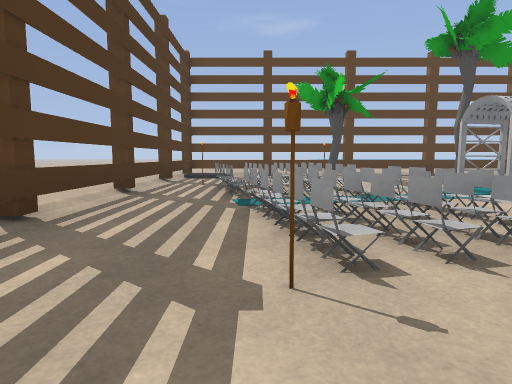
view 1 (above)

24 first-person views from a walk through a 3-D level made in the Godot game engine. The camera is 1.4 m above the floor, tilts 6° down and sees 75° across. The floor is counted in squares, 2 m on a side. Each view is taken from the middle of a square. On the plan, view 1 faces up. The plan holds only what a view shows up to about 10 squares ahead; the rest is blank. The place goes on beyond the plan. Characters and animated objects are left out. Surface patterns are stand-ins for the level's own textures.

view 2
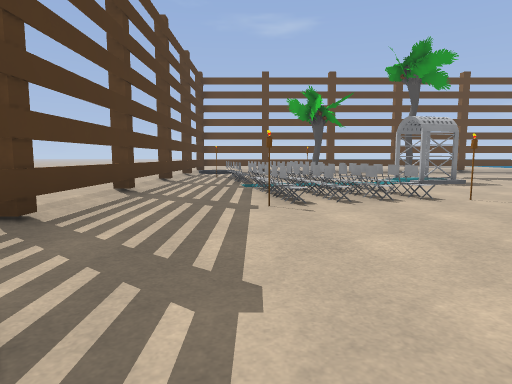

view 3
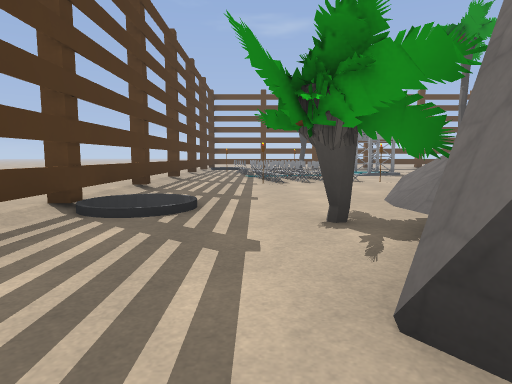

view 4
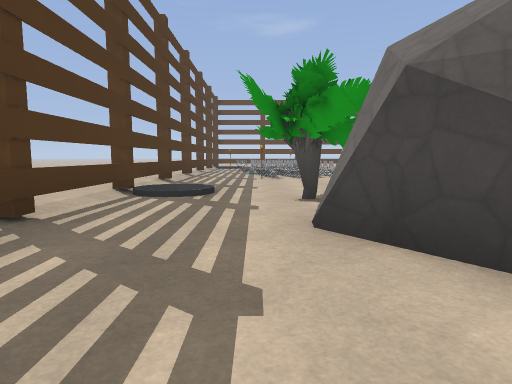

view 5
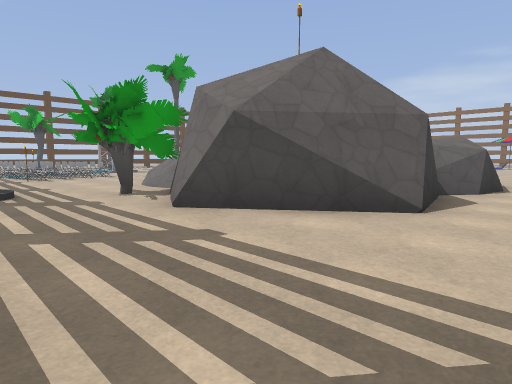

view 6
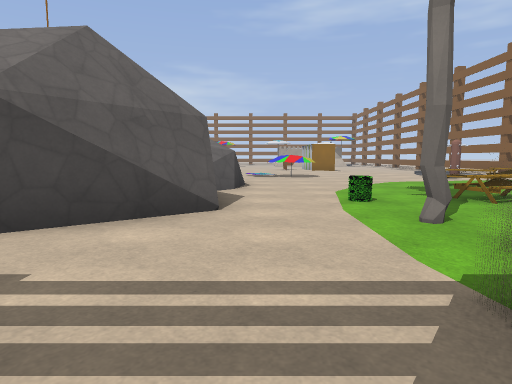

view 7
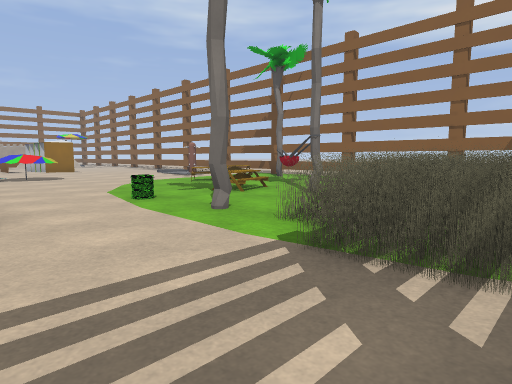

view 8
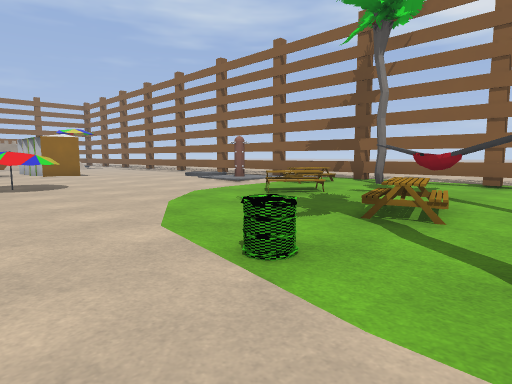

view 9
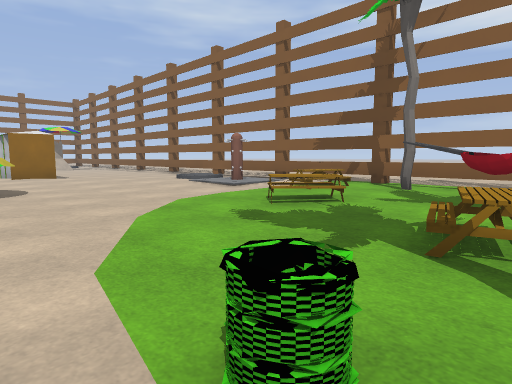

view 10
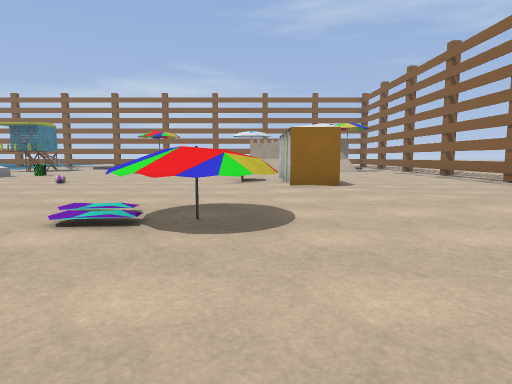

view 11
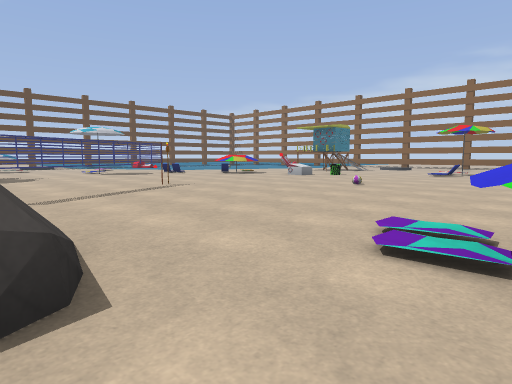

view 12
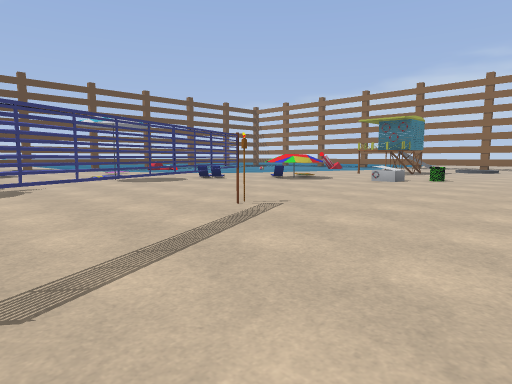

view 13
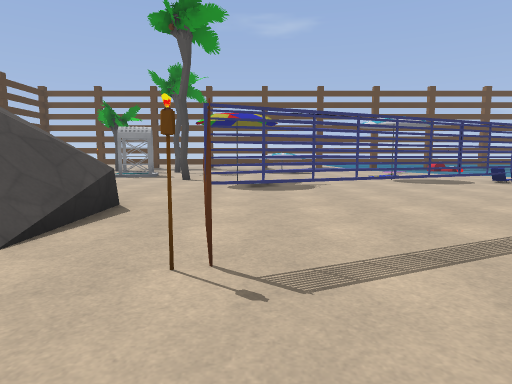

view 14
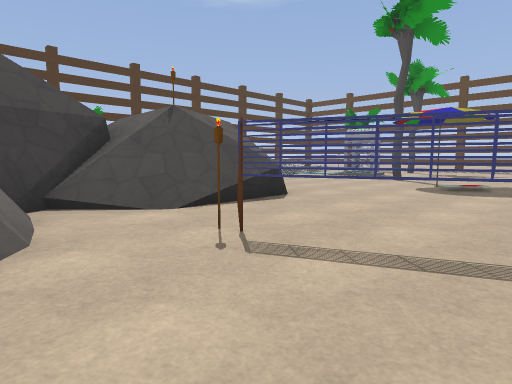

view 15
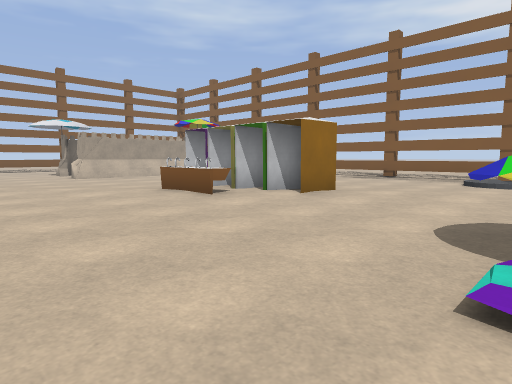

view 16
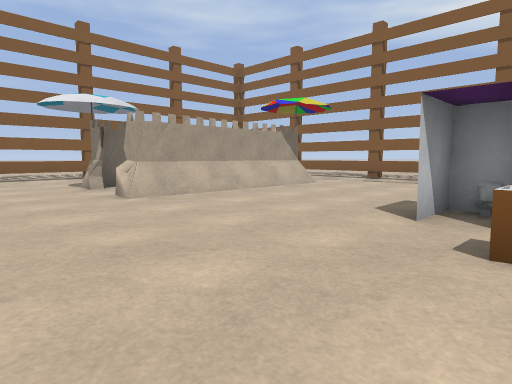

view 17
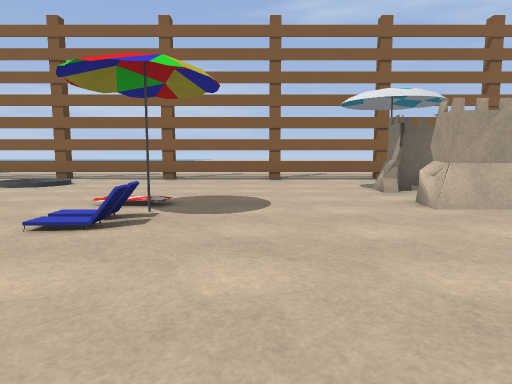

view 18
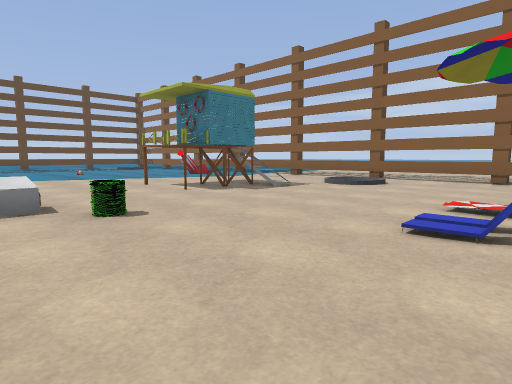

view 19
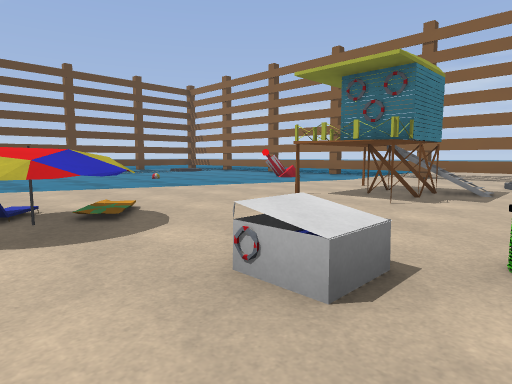

view 20
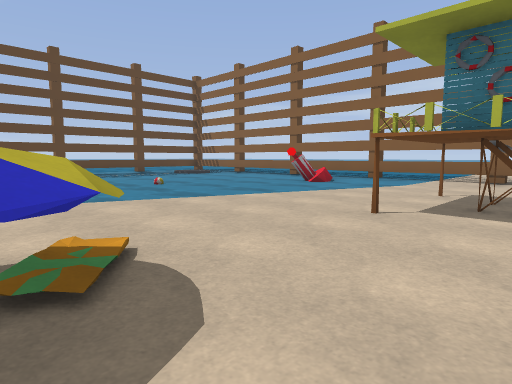

view 21
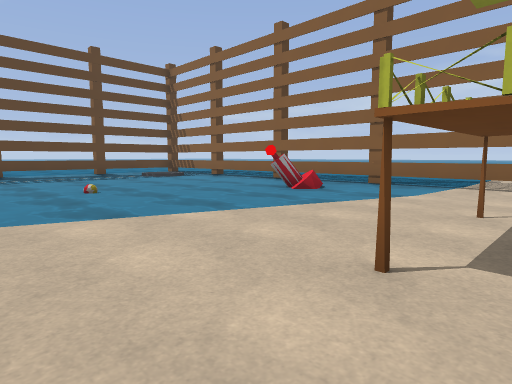

view 22
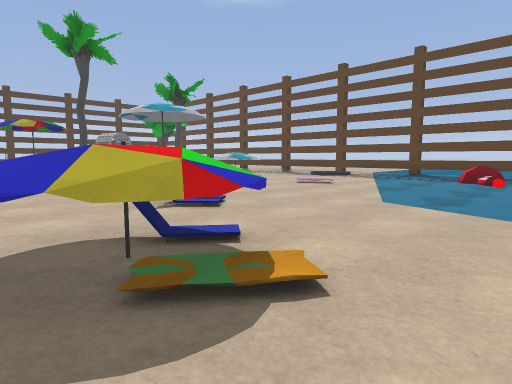

view 23
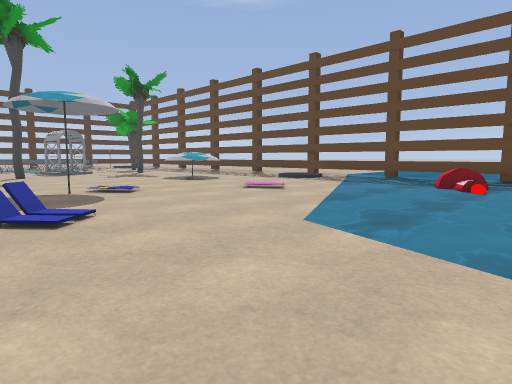

view 24
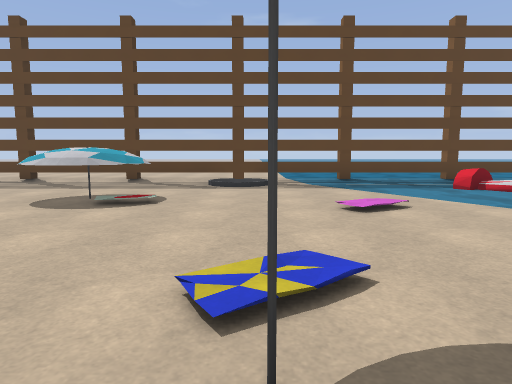

### Floor plan
Key: @ floor where view 1 was taken; # wall or solid block; x gap in a wall; . main floor; : floor 0.25 m higher than the main floor; / step, stairs or slope; = window, fence, low wall or low ledge; ≈ water the walk keeps out of; ^ raised ledge; v drop or lower ground; T torch; A table; U umbrella; S shower; H thing the floor can be seen under or through; C chair; I sink; L toilet; O other object.
Columns run from 3 left of view 1 to 28 right of it. Each row starts with its distance up from view 1.
 13          ::::::::≈≈≈≈≈
 12          ......vv......
 11           ......v....=.  ..
 10 :..        ..........=. ....
  9 :... O..   .UUU........ .....
  8 :.O##...    .U/...............
  7 :.####.//    ..................
  6 :..###.##.   ..................
  5 :...##.... ..................#.≈
  4 :..###.... .....U..............≈
  3 :..###............C............≈
  2 :..T=.OO....U......C.U.........≈
  1 :...... ............UUU..#..#..:
  0 :..@...  ............U....##...:
 -1 :.... /   ................#O...:
 -2 :vv..// O//....HO.....^......vv:
 -3 :vv.##  ///..HH........=.....vv:
 -4 :....#  ^//TH..................:
 -5 :...##  ##.....................:
 -6 :...##   ###............///....:
 -7  ....#    ##=...........CUC....:
 -8  ....#######...................:
 -9  ............./................:
-10  ............UU................:
-11  ###.#.=.....UU....II.....#.U..:
-12  ###..............####....# #
-13   ###.A...........   L....#
-14   ###x#..A/....:..... ....#
-15   ### .#./../.:...... ....#
-16       ..#:A.:S v/....  ...
-17       ..:::::/ vv....  ..=
-18    ## :::::     :: ::  ::

Positions as (right, up) in squares from view 1, and headings:
1: (0, 0), facing up
2: (0, -3), facing up
3: (0, -7), facing up
4: (0, -9), facing up
5: (-2, -10), facing up-right
6: (-2, -9), facing right
7: (-2, -8), facing down-right
8: (2, -9), facing down-right
9: (3, -10), facing down-right
10: (7, -11), facing right
11: (8, -10), facing up-right
12: (9, -6), facing up-right
13: (9, -6), facing up
14: (11, -6), facing up-left
15: (11, -7), facing down-right
16: (17, -8), facing down-right
17: (18, -8), facing right
18: (18, -7), facing up-right
19: (17, -3), facing up-right
20: (18, -1), facing up-right
21: (20, 0), facing up-right
22: (20, 0), facing up-left
23: (20, 2), facing up-left
24: (13, 3), facing up
